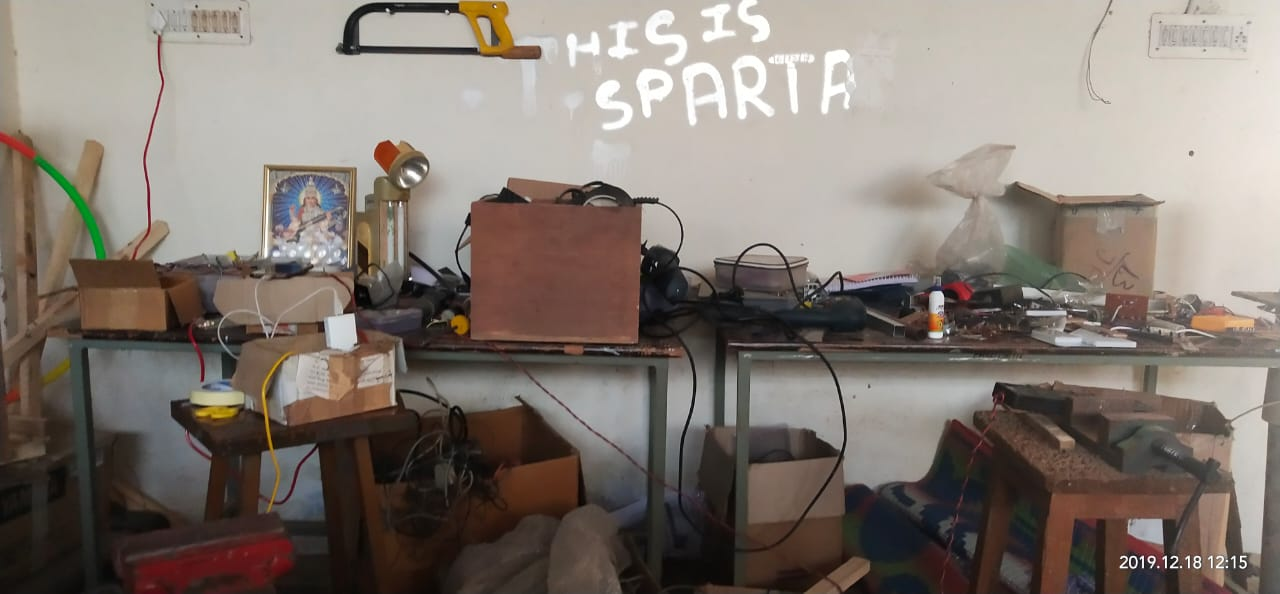
#> input picture barcode/rect.jpg, 1280 x 594 px, found by its file name
$ python rect.py
#> lines starting #> are read from the running program, lines starting #| are printed output that depends on the picture; after the words box and inside, x2 and y2 are one past the last pixel; in counts of white or black regions, pixels touching at a corner belong together
import numpy as np
import cv2

image=cv2.imread('opencv/barcode/rect.jpg',0)
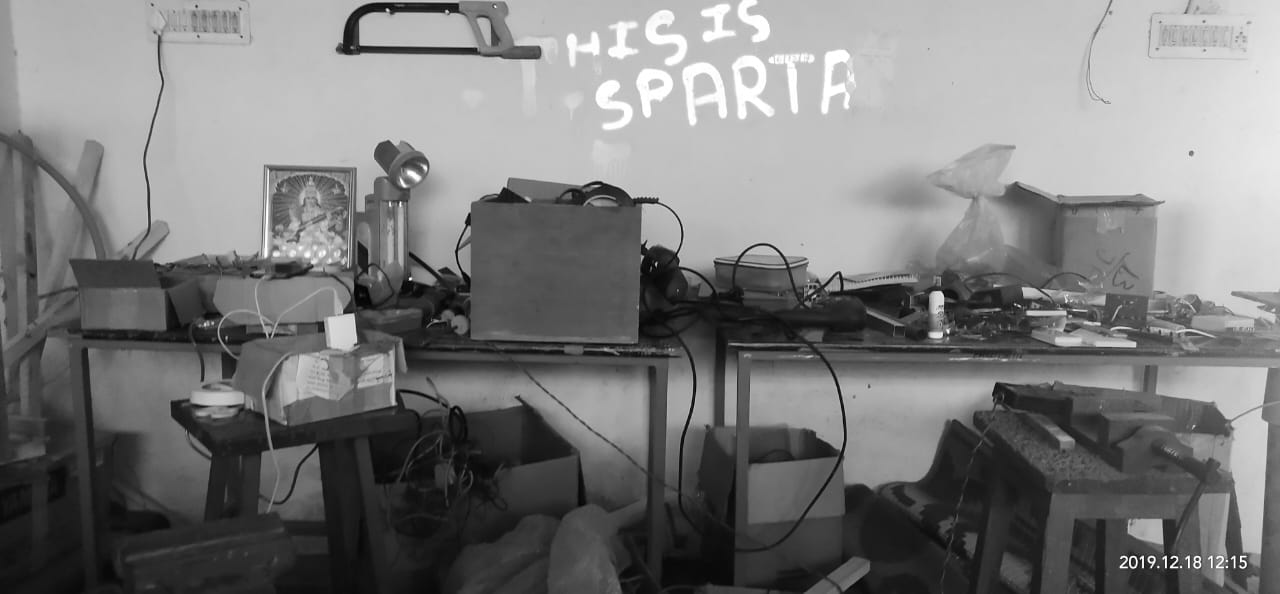
#> image: shape (594, 1280); min 0, max 255, mean 121.9
edges = cv2.Canny(image,50,150,apertureSize = 3)
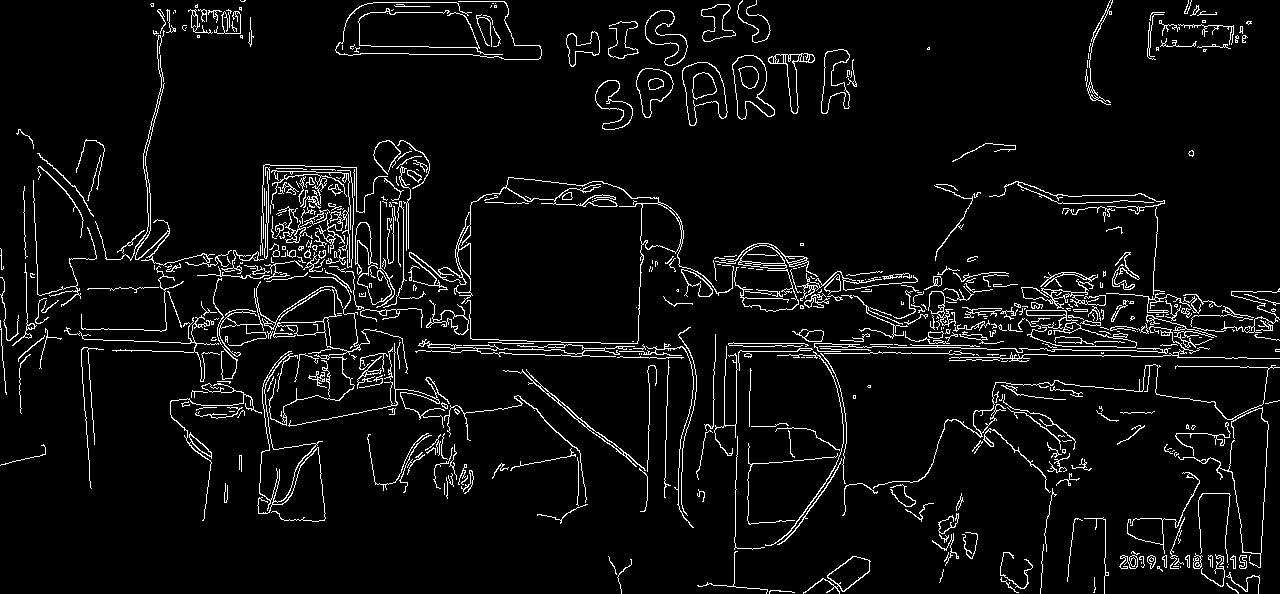
#> edges: shape (594, 1280); 5.4% white in thin lines or dots
cv2.imshow("C",edges)
lines = cv2.HoughLines(edges,1,np.pi/180,250) # used to be 200
#> lines = 14 rows, first 8: [336, 1.59], [331, 1.59], [343, 1.57], [352, 1.55], [351, 1.57], [340, 1.59], [355, 1.57], [359, 1.55]
for rho,theta in lines[:,0]:
    a = np.cos(theta)
    b = np.sin(theta)
    x0 = a*rho
    y0 = b*rho
    x1 = int(x0 + 1000*(-b))
    y1 = int(y0 + 1000*(a))
    x2 = int(x0 - 1000*(-b))
    y2 = int(y0 - 1000*(a))
    cv2.line(image,(x1,y1),(x2,y2),(255,0,255),1)
#> this loop made 14 passes
#> (rho, theta, a, b, x0, y0, x1, y1) on passes 1 to 12: (336, 1.59, -0.0175, 1, -5.86, 335.9, -1005, 318), (331, 1.59, -0.0175, 1, -5.78, 330.9, -1005, 313), (343, 1.57, -4.37e-08, 1, -1.5e-05, 343, -1000, 342), (352, 1.55, 0.0175, 1, 6.14, 351.9, -993, 369), (351, 1.57, -4.37e-08, 1, -1.53e-05, 351, -1000, 350), (340, 1.59, -0.0175, 1, -5.93, 339.9, -1005, 322), (355, 1.57, -4.37e-08, 1, -1.55e-05, 355, -1000, 354), (359, 1.55, 0.0175, 1, 6.27, 358.9, -993, 376), (346, 1.57, -4.37e-08, 1, -1.51e-05, 346, -1000, 345), (324, 1.61, -0.0349, 0.999, -11.31, 323.8, -1010, 288), (348, 1.57, -4.37e-08, 1, -1.52e-05, 348, -1000, 347), (365, 1.55, 0.0175, 1, 6.37, 364.9, -993, 382)
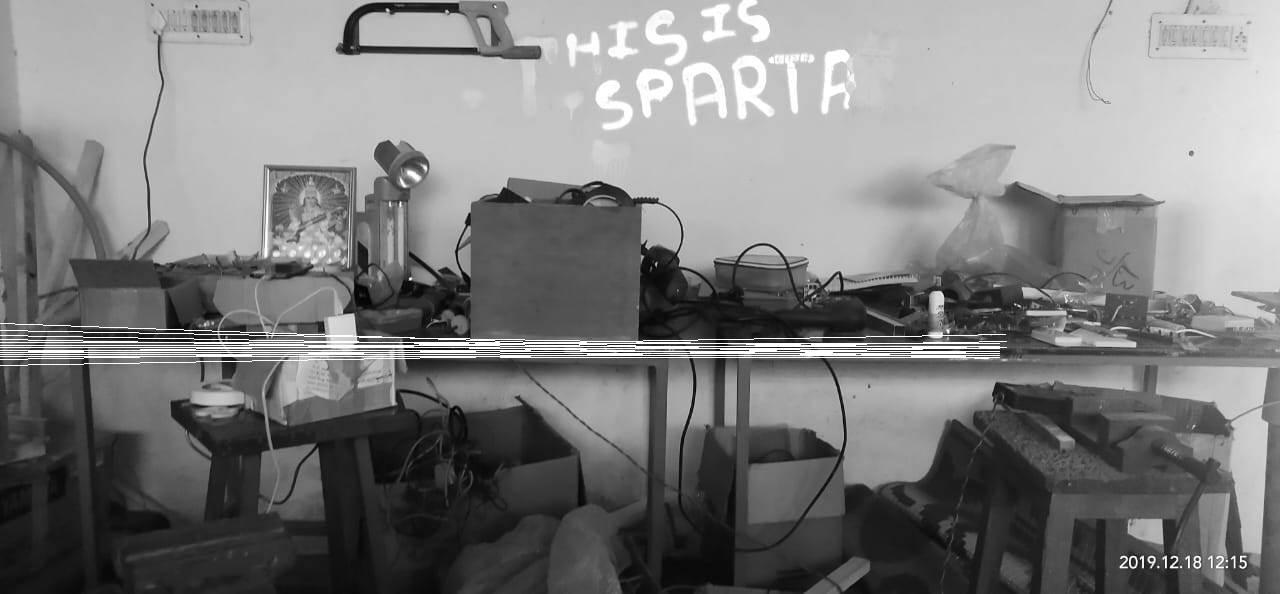
#> image: shape (594, 1280); 1.55% of pixels changed, all inside (x1, y1, x2, y2) = (0, 323, 1007, 366)


cv2.imshow('image',image)
cv2.waitKey(0)
cv2.destroyAllWindows()
